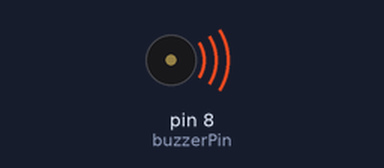
Recording of a sketch running on a simulated Arduino Uno, built with avr-gcc and run on an emulated ATmega328P. Shown: buzzer (waves = sounding).

Above: at 0.1 s.
Timing chart, 0 to 1.6 s (numbered marks = the images above):
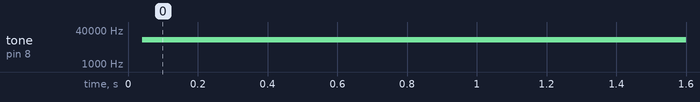

Measured:
- by itself, tone on pin 8 (buzzerPin): silent → 14246 Hz at 0.04 s

The sketch:

24_passive_buzzers.ino
```cpp
// Get a passive buzzer and connect it to pin No 8
int buzzerPin = 8;
int first_pause = 1;
int second_pause = 60;

void setup() {
  pinMode(buzzerPin, OUTPUT);
}

void loop() {
  digitalWrite(buzzerPin, HIGH);
  delayMicroseconds(first_pause);
  digitalWrite(buzzerPin, LOW);
  delayMicroseconds(second_pause);
}
```
